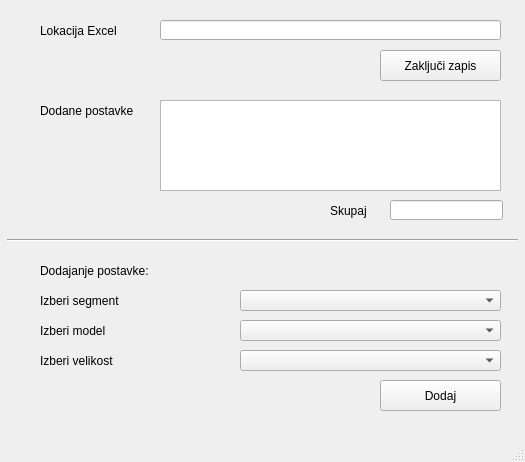
<?xml version="1.0" encoding="UTF-8"?>
<ui version="4.0">
 <class>MainWindow</class>
 <widget class="QMainWindow" name="MainWindow">
  <property name="geometry">
   <rect>
    <x>0</x>
    <y>0</y>
    <width>525</width>
    <height>462</height>
   </rect>
  </property>
  <property name="windowTitle">
   <string>MainWindow</string>
  </property>
  <widget class="QWidget" name="centralwidget">
   <widget class="QComboBox" name="izberiSegmentCb">
    <property name="geometry">
     <rect>
      <x>240</x>
      <y>290</y>
      <width>261</width>
      <height>21</height>
     </rect>
    </property>
   </widget>
   <widget class="QLabel" name="izberiSegmentLb">
    <property name="geometry">
     <rect>
      <x>40</x>
      <y>290</y>
      <width>91</width>
      <height>21</height>
     </rect>
    </property>
    <property name="text">
     <string>Izberi segment</string>
    </property>
   </widget>
   <widget class="QLabel" name="izberiModelLb">
    <property name="geometry">
     <rect>
      <x>40</x>
      <y>320</y>
      <width>91</width>
      <height>21</height>
     </rect>
    </property>
    <property name="text">
     <string>Izberi model</string>
    </property>
   </widget>
   <widget class="QComboBox" name="izberiModelCb">
    <property name="geometry">
     <rect>
      <x>240</x>
      <y>320</y>
      <width>261</width>
      <height>21</height>
     </rect>
    </property>
   </widget>
   <widget class="QPushButton" name="dodajPostavkoBtn">
    <property name="geometry">
     <rect>
      <x>380</x>
      <y>380</y>
      <width>121</width>
      <height>31</height>
     </rect>
    </property>
    <property name="text">
     <string>Dodaj</string>
    </property>
   </widget>
   <widget class="QPushButton" name="zakljuciZapisBtn">
    <property name="geometry">
     <rect>
      <x>380</x>
      <y>50</y>
      <width>121</width>
      <height>31</height>
     </rect>
    </property>
    <property name="text">
     <string>Zaključi zapis</string>
    </property>
   </widget>
   <widget class="QLabel" name="lokacijaExcelLb">
    <property name="geometry">
     <rect>
      <x>40</x>
      <y>20</y>
      <width>91</width>
      <height>21</height>
     </rect>
    </property>
    <property name="text">
     <string>Lokacija Excel</string>
    </property>
   </widget>
   <widget class="QLineEdit" name="lokacijaExcelLe">
    <property name="geometry">
     <rect>
      <x>160</x>
      <y>20</y>
      <width>341</width>
      <height>20</height>
     </rect>
    </property>
   </widget>
   <widget class="QLabel" name="dodanePostavkeLb">
    <property name="geometry">
     <rect>
      <x>40</x>
      <y>100</y>
      <width>101</width>
      <height>21</height>
     </rect>
    </property>
    <property name="text">
     <string>Dodane postavke</string>
    </property>
   </widget>
   <widget class="QTableView" name="dodanePostavkeTb">
    <property name="geometry">
     <rect>
      <x>160</x>
      <y>100</y>
      <width>341</width>
      <height>91</height>
     </rect>
    </property>
   </widget>
   <widget class="QComboBox" name="izberiVelikostCb">
    <property name="geometry">
     <rect>
      <x>240</x>
      <y>350</y>
      <width>261</width>
      <height>21</height>
     </rect>
    </property>
   </widget>
   <widget class="QLabel" name="izberiVelikostLb">
    <property name="geometry">
     <rect>
      <x>40</x>
      <y>350</y>
      <width>81</width>
      <height>21</height>
     </rect>
    </property>
    <property name="text">
     <string>Izberi velikost</string>
    </property>
   </widget>
   <widget class="Line" name="delitev">
    <property name="geometry">
     <rect>
      <x>7</x>
      <y>230</y>
      <width>511</width>
      <height>20</height>
     </rect>
    </property>
    <property name="orientation">
     <enum>Qt::Horizontal</enum>
    </property>
   </widget>
   <widget class="QLabel" name="dodajPostavkoLb">
    <property name="geometry">
     <rect>
      <x>40</x>
      <y>260</y>
      <width>161</width>
      <height>21</height>
     </rect>
    </property>
    <property name="text">
     <string>Dodajanje postavke:</string>
    </property>
   </widget>
   <widget class="QLineEdit" name="skupajLe">
    <property name="geometry">
     <rect>
      <x>390</x>
      <y>200</y>
      <width>113</width>
      <height>20</height>
     </rect>
    </property>
   </widget>
   <widget class="QLabel" name="skupajLb">
    <property name="geometry">
     <rect>
      <x>330</x>
      <y>200</y>
      <width>41</width>
      <height>21</height>
     </rect>
    </property>
    <property name="text">
     <string>Skupaj</string>
    </property>
   </widget>
   <zorder>izberiSegmentCb</zorder>
   <zorder>izberiSegmentLb</zorder>
   <zorder>izberiModelLb</zorder>
   <zorder>izberiModelCb</zorder>
   <zorder>dodajPostavkoBtn</zorder>
   <zorder>zakljuciZapisBtn</zorder>
   <zorder>lokacijaExcelLe</zorder>
   <zorder>dodanePostavkeLb</zorder>
   <zorder>dodanePostavkeTb</zorder>
   <zorder>izberiVelikostCb</zorder>
   <zorder>izberiVelikostLb</zorder>
   <zorder>delitev</zorder>
   <zorder>dodajPostavkoLb</zorder>
   <zorder>skupajLe</zorder>
   <zorder>skupajLb</zorder>
   <zorder>lokacijaExcelLb</zorder>
  </widget>
  <widget class="QMenuBar" name="menubar">
   <property name="geometry">
    <rect>
     <x>0</x>
     <y>0</y>
     <width>525</width>
     <height>21</height>
    </rect>
   </property>
  </widget>
  <widget class="QStatusBar" name="statusbar"/>
 </widget>
 <resources/>
 <connections/>
</ui>
